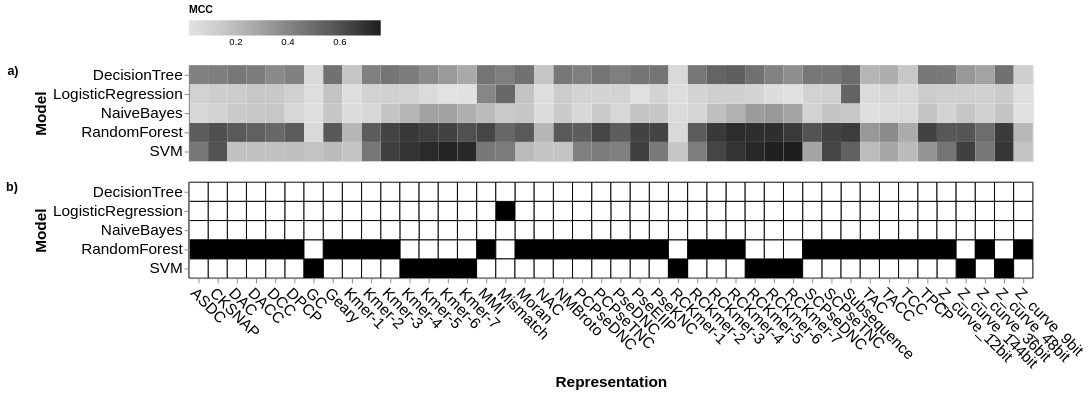

Write notebook code for a chart like this one.
### Markdown cell above
### Visualize the cross-validation results

### Code cell
import altair as alt

eval_metric = 'MCC'

overall_metrics = cv_results.groupby(['model','representation']).agg({'f1':'mean','accuracy':'mean','precision':'mean','recall':'mean','mcc':'mean'}).reset_index().sort_values(by=['f1'], ascending=False)
#overall_metrics = overall_metrics.replace({'LogisticRegression':1, 'NaiveBayes':2, 'DecisionTree':3, 'RandomForest':4, 'SVM':5})
overall_metrics['rank'] = overall_metrics.groupby('representation')['f1'].rank(method="first", ascending=False)

# Step 1: Melt the DataFrame
metrics = ['accuracy', 'precision', 'recall', 'f1', 'mcc']
df_long = overall_metrics.melt(
    id_vars=['model', 'representation'],
    value_vars=metrics,
    var_name='metric',
    value_name='value'
)

# Step 2: Create the Altair chart
# Dropdown selector
metric_param = alt.param(
    bind=alt.binding_select(options=metrics, name='Metric:'),
    value=eval_metric.lower()
)

# Heatmap
overall_heatmap = alt.Chart(df_long).mark_rect().encode(
    x=alt.X('representation:N', title='Representation', axis=None),#axis=alt.Axis(labelAngle=45)),
    y=alt.Y('model:N', title='Model'),
    color=alt.Color('value:Q', scale=alt.Scale(scheme='greys'), legend=alt.Legend(title=eval_metric, orient='top',)),
    tooltip=['metric', 'value']
).transform_filter(
    (alt.datum.metric == metric_param) 
).add_params(
    metric_param,
).properties(
    title=alt.TitleParams('a)', anchor='end', orient='left', angle=0)  # Add Left-side title
)

# Heatmap with highlighted box for top model for each representation
highlight_condition = alt.condition(
    alt.datum.rank == 1,  # condition
    alt.value('black'),    # stroke color if True
    alt.value('white')     # stroke color if False
)

selected_heatmap = alt.Chart(overall_metrics).mark_rect(
    stroke='black',     # border color
    strokeWidth=1       # border thickness
).encode(
    x=alt.X('representation:N', title='Representation', axis=alt.Axis(labelAngle=45)),
    y=alt.Y('model:N', title='Model'),
    color=alt.condition(
        alt.datum.rank == 1,
        alt.value('black'),
        alt.value('white')
    )
).properties(
    title=alt.TitleParams('b)', anchor='end', orient='left', angle=0)  # Add Left-side title
)


fontsize=16
combined_chart = alt.vconcat(
    overall_heatmap, selected_heatmap
).resolve_scale(
    x='shared'  # or 'shared' if you want exact same y-scale
).configure_axis(
    labelFontSize=fontsize,
    titleFontSize=fontsize,
).configure_header(
    labelFontSize=fontsize,
    titleFontSize=fontsize,
)

combined_chart

### Figure 1 — Vega-Lite specification as saved in the notebook (floating-point values rounded to 4 significant figures; data arrays with more than 128 entries replaced by an {"elided": "..."} marker saying what was removed)
{"config": {"view": {"continuousWidth": 300, "continuousHeight": 300}, "axis": {"labelFontSize": 16, "titleFontSize": 16}, "header": {"labelFontSize": 16, "titleFontSize": 16}}, "vconcat": [{"data": {"name": "data-08d076256f60b701f20a92902b168b33"}, "mark": {"type": "rect"}, "encoding": {"color": {"field": "value", "legend": {"orient": "top", "title": "MCC"}, "scale": {"scheme": "greys"}, "type": "quantitative"}, "tooltip": [{"field": "metric", "type": "nominal"}, {"field": "value", "type": "quantitative"}], "x": {"axis": null, "field": "representation", "title": "Representation", "type": "nominal"}, "y": {"field": "model", "title": "Model", "type": "nominal"}}, "title": {"text": "a)", "anchor": "end", "angle": 0, "orient": "left"}, "transform": [{"filter": "(datum.metric === param_fc928df9d31c82dc)"}]}, {"data": {"name": "data-6eebfe5efef9664e2a974def99441071"}, "mark": {"type": "rect", "stroke": "black", "strokeWidth": 1}, "encoding": {"color": {"condition": {"test": "(datum.rank === 1)", "value": "black"}, "value": "white"}, "x": {"axis": {"labelAngle": 45}, "field": "representation", "title": "Representation", "type": "nominal"}, "y": {"field": "model", "title": "Model", "type": "nominal"}}, "title": {"text": "b)", "anchor": "end", "angle": 0, "orient": "left"}}], "params": [{"name": "param_fc928df9d31c82dc", "bind": {"input": "select", "options": ["accuracy", "precision", "recall", "f1", "mcc"], "name": "Metric:"}, "value": "mcc"}], "resolve": {"scale": {"x": "shared"}}, "$schema": "https://vega.github.io/schema/vega-lite/v6.4.1.json", "datasets": {"data-08d076256f60b701f20a92902b168b33": {"elided": "1100 records"}, "data-6eebfe5efef9664e2a974def99441071": {"elided": "220 records"}}}
